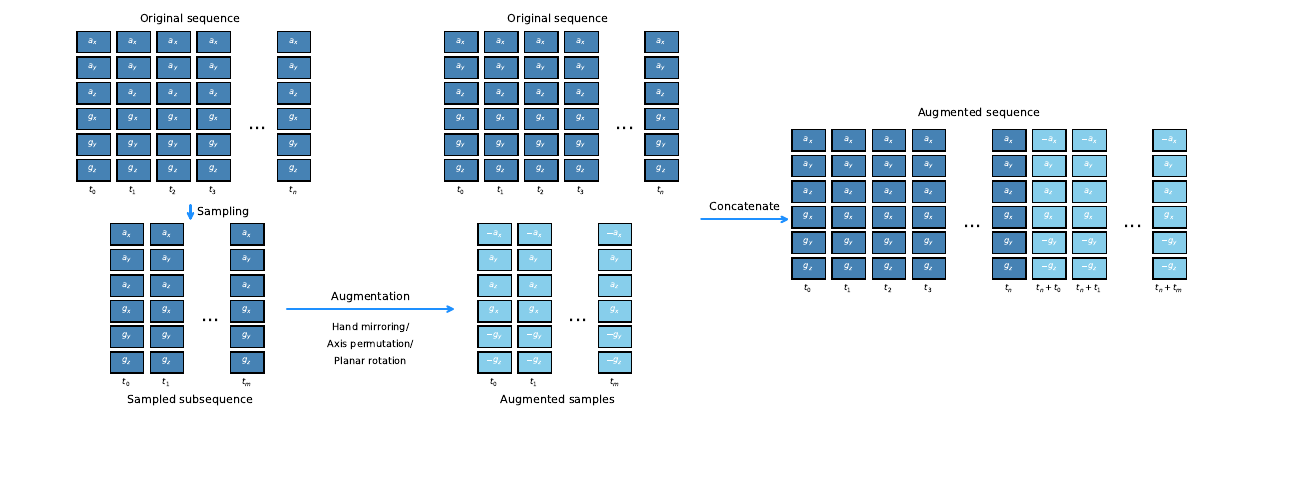

Recreate this plot in Python.
import matplotlib.pyplot as plt
import matplotlib.patches as patches


def draw_block(ax, x, y, label, color="steelblue"):
    rect = patches.Rectangle((x, y), 0.5, 0.5, linewidth=1, edgecolor="black", facecolor=color)
    ax.add_patch(rect)
    ax.text(x + 0.25, y + 0.25, label, color="white", ha="center", va="center", fontsize=6)


def draw_column(ax, x, y, labels, color="steelblue", alpha=1.0):
    for i, label in enumerate(labels):
        draw_block(ax, x, y - i * 0.6, label, color)
    for p in ax.patches[-len(labels):]:
        p.set_alpha(alpha)


def draw_sequence(ax, x_start, y, labels, n_steps=4, color="steelblue", alpha=1.0, add_dots=False, add_final_gap=False):
    for i in range(n_steps):
        draw_column(ax, x_start + i * 0.6, y, labels, color=color, alpha=alpha)
    if add_dots:
        dot_x = x_start + n_steps * 0.6 + (0.3 if add_final_gap else -0.3)
        ax.text(dot_x, y - 1.8, "...", fontsize=14, ha="center")
    if add_final_gap:
        draw_column(ax, x_start + n_steps * 0.6 + 0.6, y, labels, color=color, alpha=alpha)


def draw_time_labels(ax, x_start, y, steps, add_final_gap=False):
    for i in range(steps):
        ax.text(x_start + i * 0.6 + 0.25, y - 3.6, f"$t_{{{i}}}$", fontsize=6, ha="center")
    offset = steps * 0.6 + (0.6 if add_final_gap else 0.0)
    ax.text(x_start + offset + 0.25, y - 3.6, "$t_n$", fontsize=6, ha="center")

def draw_time_labels_1(ax, x_start, y, steps, add_final_gap=False):
    for i in range(steps):
        ax.text(x_start + i * 0.6 + 0.25, y - 3.6, f"$t_{{{i}}}$", fontsize=6, ha="center")
    offset = steps * 0.6 + (0.6 if add_final_gap else 0.0)
    ax.text(x_start + offset + 0.25, y - 3.6, "$t_m$", fontsize=6, ha="center")

def draw_time_labels_2(ax, x_start, y, steps, add_final_gap=False):
    for i in range(steps):
        ax.text(x_start + i * 0.6 + 0.25, y - 3.6, f"$t_n+t_{{{i}}}$", fontsize=6, ha="center")
    offset = steps * 0.6 + (0.6 if add_final_gap else 0.0)
    ax.text(x_start + offset + 0.25, y - 3.6, "$t_n+t_m$", fontsize=6, ha="center")


def draw_arrow(ax, start, end, text=None, double=False, color="black"):
    if double:
        ax.annotate("", xy=end, xytext=start, arrowprops=dict(arrowstyle="<->", color=color, lw=2))
    else:
        ax.annotate("", xy=end, xytext=start, arrowprops=dict(arrowstyle="->", color=color, lw=1.5))
    if text:
        ax.text((start[0] + end[0]) / 2, (start[1] + end[1]) / 2 + 0.2, text, ha="center", fontsize=8)


fig, ax = plt.subplots(figsize=(13, 5))
ax.set_xlim(-1, 18)
ax.set_ylim(-6, 5)
ax.axis("off")

imu_labels = [r"$a_x$", r"$a_y$", r"$a_z$", r"$g_x$", r"$g_y$", r"$g_z$"]
mirrored_labels = [r"$-a_x$", r"$a_y$", r"$a_z$", r"$g_x$", r"$-g_y$", r"$-g_z$"]

# Original sequence
draw_sequence(ax, 0, 4, imu_labels, n_steps=4, color="steelblue", add_dots=True, add_final_gap=True)
draw_time_labels(ax, 0, 4.3, 4, add_final_gap=True)
ax.text(1.7, 4.7, "Original sequence", fontsize=8, ha="center")

# Arrow between original and sampled
draw_arrow(ax, (1.7, 0.5), (1.7, 0), color="dodgerblue")
ax.text(2.2, 0.2, "Sampling", fontsize=8, ha="center")

# Sampled sequence
draw_sequence(ax, 0.5, -0.5, imu_labels, n_steps=2, color="steelblue", add_dots=True, add_final_gap=True)
draw_time_labels_1(ax, 0.5, -0.2, 2, add_final_gap=True)
ax.text(1.7, -4.2, "Sampled subsequence", fontsize=8, ha="center")

# Sampled after augmentation
draw_sequence(ax, 6, -0.5, mirrored_labels, n_steps=2, color="skyblue", add_dots=True, add_final_gap=True)
draw_time_labels_1(ax, 6, -0.2, 2, add_final_gap=True)
ax.text(7.2, -4.2, "Augmented samples", fontsize=8, ha="center")

# Arrow between sampled and augmented
draw_arrow(ax, (3.1, -2), (5.7, -2), color="dodgerblue", text="Augmentation")
ax.text(4.4, -2.5, "Hand mirroring/", fontsize=7, ha="center")
ax.text(4.4, -2.9, "Axis permutation/", fontsize=7, ha="center")
ax.text(4.4, -3.3, "Planar rotation", fontsize=7, ha="center")

# Original sequence (full again)
draw_sequence(ax, 5.5, 4, imu_labels, n_steps=4, color="steelblue", add_dots=True, add_final_gap=True)
draw_time_labels(ax, 5.5, 4.3, 4, add_final_gap=True)
ax.text(7.2, 4.7, "Original sequence", fontsize=8, ha="center")

# Augmented sequence (concat sampled + mirrored)
draw_sequence(ax, 10.7, 1.7, imu_labels, n_steps=4, color="steelblue", add_dots=True, add_final_gap=True)
draw_sequence(ax, 14.3, 1.7, mirrored_labels, n_steps=2, color="skyblue", add_dots=True, add_final_gap=True)
draw_time_labels(ax, 10.7, 2, 4, add_final_gap=True)
draw_time_labels_2(ax, 14.3, 2, 2, add_final_gap=True)

# Arrow indicating concat
draw_arrow(ax, (9.3, 0.1), (10.7, 0.1), color="dodgerblue", text="Concatenate")

# Label
ax.text(13.5, 2.5, "Augmented sequence", fontsize=8, ha="center")

plt.tight_layout()
# plt.show()
plt.savefig("plots/augmentation.pdf", format="pdf", dpi=300, bbox_inches="tight")
